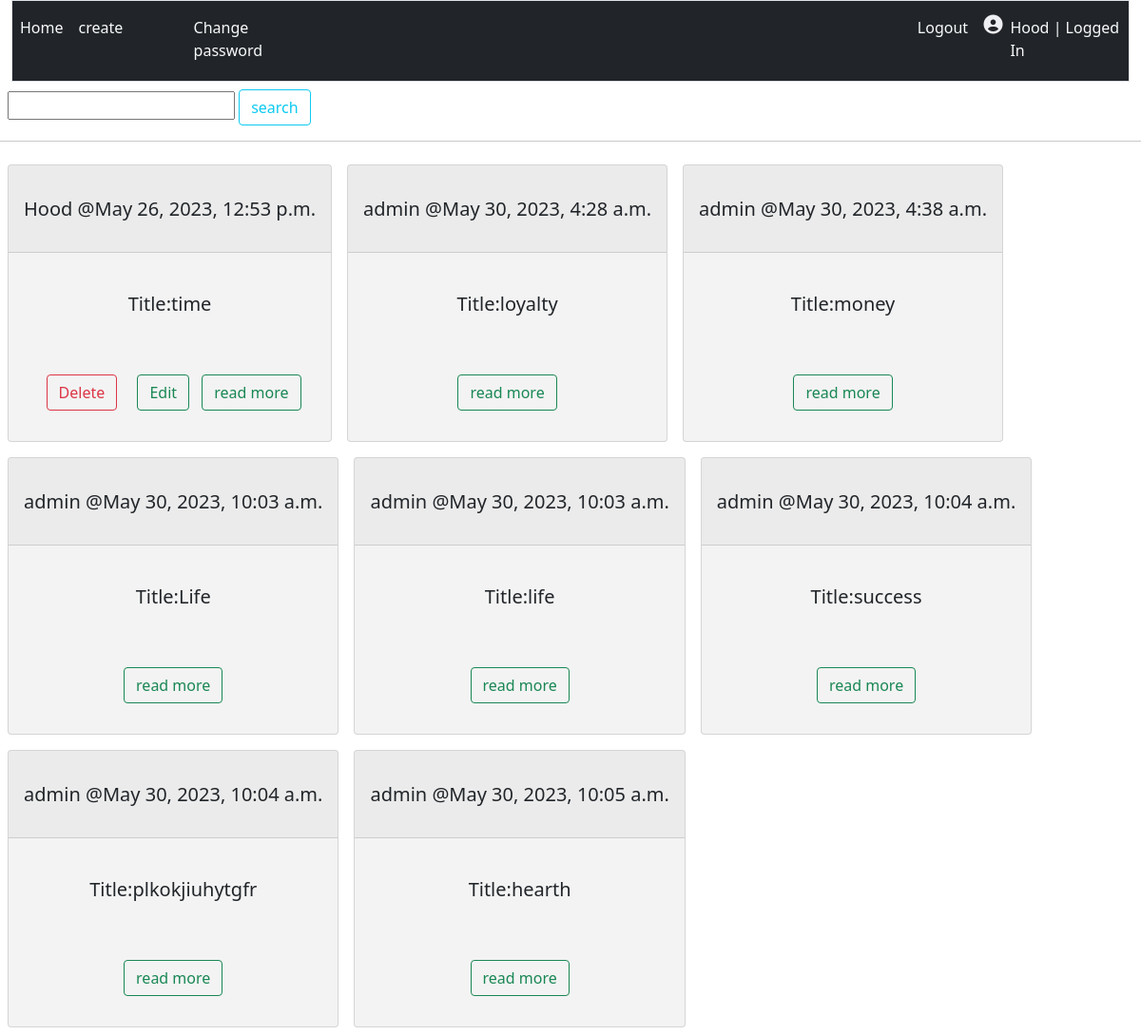
The app's page / (signed in) with its own data.
### main/models.py (models this page shows, shortened)
class Post(models.Model):
    created_by=models.ForeignKey(User,on_delete=models.CASCADE)#user akiwa deleted,hadi post zake zikue deleted
    title=models.CharField(max_length=200)
    note = models.TextField()
    created_at=models.DateTimeField(auto_now_add=True)
    updated_at=models.DateTimeField(auto_now=True)

### main/views.py (the view)
# urls.py: path('',views.home,name="home"),
def home(request):
    posts=Post.objects.all()
    return render(request,"main/home.html",{
        'posts':posts
    })

### main/templates/main/home.html (shortened to what this page needs)
{% extends 'main/base.html' %}
{% block content %}
<form method="GET" action="{% url 'main:search'%}" class=" m-2">
    <input type="text" name="query" value="{{query}}" class="text-dark">
    <button type="submit" class="btn btn-outline-info " placeholder="search by title or writer">search</button>
</form>
<hr>
<div class="flex-container">
    {% for post in posts  %}
        <div class="card m-2">
            <div class="card-header">{{post.created_by.username}} @{{post.created_at}}</div>
            <div class="card-body ">
                    <p>Title:{{post.title}}</p>
                    {% if request.user == post.created_by %}<a href="{% url 'main:delete' post.id %}"><button class="btn btn-outline-danger m-2">Delete</button></a>
                    <a href="{% url 'main:edit' post.id %}"><button class="btn btn-outline-success m-2">Edit</button></a>{% endif %}
                    <a href="{% url 'main:note' post.id%}"><button class="btn btn-outline-success">read more</button></a>
            </div>
        </div>{%empty%}<p>No posts Yet :(</p>
{% endfor %}
</div>
{% endblock  %}

### main/templates/main/base.html (shortened to what this page needs)
<!DOCTYPE html>
<html lang="en">
<head>
    <link href="https://cdn.jsdelivr.net/npm/bootstrap@5.0.2/dist/css/bootstrap.min.css" rel="stylesheet">
</head>
<body class="ml-auto">
    <div class="container-fluid">
        <nav class="navbar navbar-expand-md bg-dark navbar-dark border nav-pills" id="navvar">
            <div class="collapse navbar-collapse " id="nav">
                <div class="navbar-nav justified" >
                    {% if user.is_authenticated %}
                    <a class="nav-link nav-item text-light rounded btn btn-outline-info" aria-current="page" href="{% url 'main:home' %}" id="mynav">Home</a>
                    <a class="nav-link nav-item text-light rounded align-right" href="{% url 'main:post' %}" id="mynav">create</a><a class="nav-link nav-item text-light rounded align-right" href="{% url 'main:passwdchange' %}" id="mynav">Change password</a>
                    <a class="nav-link nav-item text-light rounded" href="{% url 'main:logout' %}" id="mynav">Logout</a>&nbsp;&nbsp;
                    <i class="fa-solid fa-circle-user fa-beat fa-lg mt-3" style="color: #eeeff2;"></i><p class="p-2 ml-4 mb-1 text-light">{{request.user}} | Logged In<p>
                    {% endif %}
                </div>
            </div>
        </nav>
    </div>
        {%block content%}
        {%endblock%}
</body>
</html>

### main/templates/main/base.html (style rules this page uses)
.flex-container { display: flex; flex-wrap: wrap; }
.flex-container > div { background-color: #f1f1f1d6; width: 33%%; margin: 10px; text-align: center; line-height: 75px; font-size: 20px; }

### records on screen
Post: created_by.username "Hood", created_at "May 26, 2023, 12:53 p.m.", title "time", shows "Delete"
Post: created_by.username "admin", created_at "May 30, 2023, 4:28 a.m.", title "loyalty"
Post: created_by.username "admin", created_at "May 30, 2023, 4:38 a.m.", title "money"
Post: created_by.username "admin", created_at "May 30, 2023, 10:03 a.m.", title "Life"
Post: created_by.username "admin", created_at "May 30, 2023, 10:03 a.m.", title "life"
Post: created_by.username "admin", created_at "May 30, 2023, 10:04 a.m.", title "success"
Post: created_by.username "admin", created_at "May 30, 2023, 10:04 a.m.", title "plkokjiuhytgfr"
Post: created_by.username "admin", created_at "May 30, 2023, 10:05 a.m.", title "hearth"

### other values on screen
{{ request.user }} "Hood"
